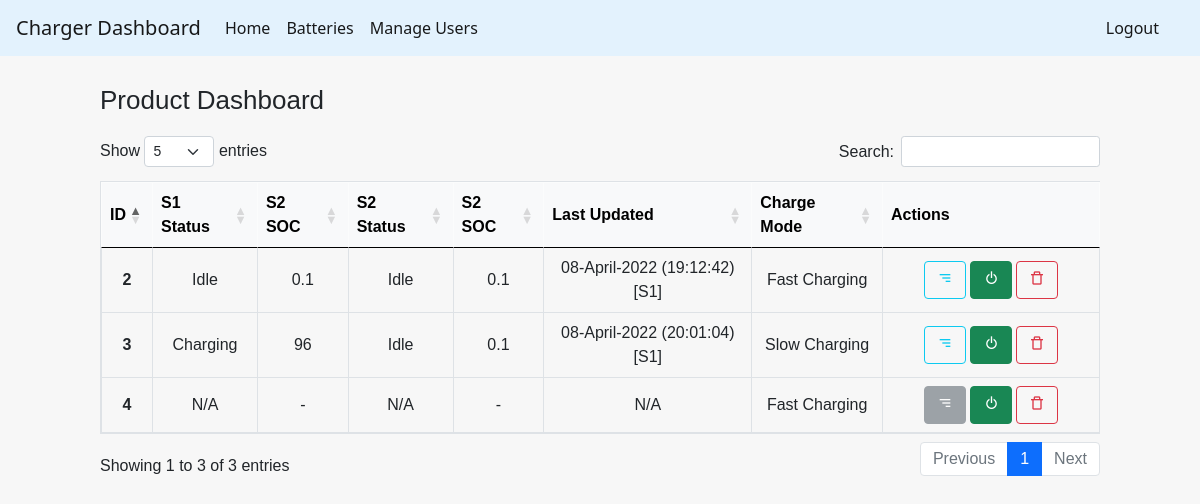
Screenshot of /home (signed in) with the database file from the repository.
### tables this page shows
CREATE TABLE charger_s1 (
    id integer primary key autoincrement,
    productId INTEGER,
    Status INTEGER,
    SN TEXT,
    Time TEXT,
    SoC INTEGER,
    SoH INTEGER,
    Volt REAL
    , chargeMode INTEGER);

CREATE TABLE charger_s2 (
    id integer primary key autoincrement,
    productId INTEGER,
    Status INTEGER,
    SN TEXT,
    Time TEXT,
    SoC INTEGER,
    SoH INTEGER,
    Volt REAL
    , chargeMode INTEGER);

### flaskWebsite.py (the view)
@app.route("/home", methods=["POST", "GET"])
def home():
    if "username" in session:
        if request.method == "POST":
            if request.form['submit_button'] == 'deleteIndexSubmit':
                print("DEL")
                print("================================================================")
                deviceSelect = request.form["deleteIndex"]
                con = sqlite3.connect(dbName)
                cur = con.cursor()
                cur.execute("DELETE FROM charger_s1 WHERE productId=?" , (deviceSelect,))
                cur.execute("DELETE FROM charger_s2 WHERE productId=?" , (deviceSelect,))
                cur.execute("DELETE FROM charger_device WHERE productId=?" , (deviceSelect,))
                con.commit()
                cur.close()
                print('index dropped')
                flash('Charger ' + deviceSelect + ' deleted', 'success')
                return redirect(url_for('home'))
            if request.form['submit_button'] == 'changeEnableSubmit':
                print("change status")
                print("================================================================")
                deviceSelect = request.form["changeEnableIndex"]
                con = sqlite3.connect(dbName)
                cur = con.cursor()
                cur.execute("SELECT * FROM charger_enable WHERE productId=?" , (deviceSelect,))
                row = cur.fetchone()
                if row[2] == 1:
                    setEn = 0
                    strFlash = ' disabled'
                else:
                    setEn = 1
                    strFlash = ' enabled'
                query = "Update charger_enable set productEnable = ? where productId = ?"
                cur.execute(query,[setEn,deviceSelect])
                con.commit()
                cur.close()
                print('info changed')
                flash('Charger ' + deviceSelect + strFlash, 'success')
                return redirect(url_for('home'))
        else:
            pass
        con = sqlite3.connect(dbName)
        cur = con.cursor()
        uniqueIDs1 = []
        uniqueIDs2 = []
        uniqueIDdev = []
        for row in cur.execute("SELECT DISTINCT productId FROM charger_s1 ORDER BY productId" ):
            uniqueIDs1.append(row[0])
        for row in cur.execute("SELECT DISTINCT productId FROM charger_s2 ORDER BY productId" ):
            uniqueIDs2.append(row[0])
        for row in cur.execute("SELECT DISTINCT productId FROM charger_device ORDER BY productId" ):
            uniqueIDdev.append(row[0])
        combineIDs = uniqueIDs1 + uniqueIDs2 + uniqueIDdev
        list_set = set(combineIDs)
        uniqueIDs = (list(list_set))
        print('uid')
        print(uniqueIDs)
        productCount = len(uniqueIDs)
        print(productCount)
        latestData = [ dict() for i in range(len(uniqueIDs))  ]
        for i in range(len(uniqueIDs)):
            cur.execute('SELECT * FROM charger_enable WHERE productId = ?', [str(uniqueIDs[i]),])
            lastRow = cur.fetchone()
            if (lastRow == None):
                query = "INSERT INTO charger_enable (productId, productEnable) values (?,?)"
                cur.execute(query, [uniqueIDs[i],1])
                con.commit()
                latestData[i]['enable'] = 1
            else:
                latestData[i]['enable'] = lastRow[2]
            latestData[i]['pid'] = uniqueIDs[i]
            cur.execute('SELECT * FROM charger_s1 WHERE productId = ' + str(uniqueIDs[i]) + ' ORDER BY id DESC LIMIT 1')
            lastRow = cur.fetchone()
            if (lastRow == None):
                latestData[i]['s1_stat'] = '-'
                latestData[i]['s1_soc'] = '-'
                latestData[i]['s1_latest'] = '-'
            else:
                latestData[i]['s1_stat'] = lastRow[2]
                latestData[i]['s1_soc'] = lastRow[5]
                latestData[i]['s1_latest'] = lastRow[4]
            cur.execute('SELECT * FROM charger_s2 WHERE productId = ' + str(uniqueIDs[i]) + ' ORDER BY id DESC LIMIT 1')
            lastRow = cur.fetchone()
            if (lastRow == None):
                latestData[i]['s2_stat'] = '-'
                latestData[i]['s2_soc'] = '-'
                latestData[i]['s2_latest'] = '-'
            else:
                latestData[i]['s2_stat'] = lastRow[2]
                latestData[i]['s2_soc'] = lastRow[5]
                latestData[i]['s2_latest'] = lastRow[4]
            cur.execute('SELECT * FROM charger_device WHERE productId = ' + str(uniqueIDs[i]) + ' ORDER BY id DESC LIMIT 1')
            lastRow = cur.fetchone()
            if (lastRow == None):
                latestData[i]['chgMode'] = '-'
            else:
                latestData[i]['chgMode'] = lastRow[2]
            try:
                dateS1 = datetime.strptime(latestData[i]['s1_latest'], '%y/%m/%d,%H:%M:%S')
                dateS2 = datetime.strptime(latestData[i]['s2_latest'], '%y/%m/%d,%H:%M:%S')
                if (dateS1>dateS2):
                    latestData[i]['latestSlot'] = 'S1'
                    timestampStr = dateS1.strftime("%d-%B-%Y (%H:%M:%S)")
                else:
                    latestData[i]['latestSlot'] = 'S2'
                    timestampStr = dateS2.strftime("%d-%B-%Y (%H:%M:%S)")
                latestData[i]['latestTime'] = timestampStr
            except:
                latestData[i]['latestSlot'] = '-'
                latestData[i]['latestTime'] = '-'
        for x in latestData:
            print(x)
        return render_template('displayGeneral.html', latest_data=latestData, product_count=productCount)
    else:
        return redirect(url_for('login'))

### templates/displayGeneral.html (shortened to what this page needs)
{% extends "base.html" %}
{% block styles %}
<link rel= "stylesheet" type= "text/css" href= "{{ url_for('static',filename='styles/main.css') }}">
{% endblock %}
{% block content %}
<div class="container-fluid">
    <div class="header"> Product Dashboard</div>
    <div class="device">
        <div class="table-responsive">
            <table id ="generalInfo" class="table table-bordered">
                <thead class="table-light">
                    <tr>
                        <th class="align-middle" scope="col">ID</th>
                        <th class="align-middle" scope="col">S1 Status</th>
                        <th class="align-middle" scope="col">S2 SOC</th>
                        <th class="align-middle" scope="col">S2 Status</th>
                        <th class="align-middle" scope="col">S2 SOC</th>
                        <th class="align-middle" scope="col">Last Updated</th>
                        <th class="align-middle" scope="col">Charge Mode</th>
                        <th class="align-middle" scope="col" >Actions</th>
                    </tr>
                </thead>
                <tbody>
                    {% for x in range (0, product_count) %}
                    <tr>
                        <th class="align-middle" scope="row">
                            {{ latest_data[x]['pid'] }}
                        </th>
                        <td class="align-middle">
                            {% if latest_data[x]['s1_stat'] == 0 %}
                                Idle
                            {% elif latest_data[x]['s1_stat'] == '-' %}
                                N/A
                            {% else %}
                                Charging
                            {% endif %}
                        </td>
                        <td class="align-middle">{{ latest_data[x]['s1_soc'] }}</td>
                        <td class="align-middle">
                            {% if latest_data[x]['s2_stat'] == 0 %}
                                Idle
                            {% elif latest_data[x]['s2_stat'] == '-' %}
                                N/A
                            {% else %}
                                Charging
                            {% endif %}
                        </td>
                        <td class="align-middle">{{ latest_data[x]['s2_soc'] }}</td>
                        <td class="align-middle">
                            {% if latest_data[x]['latestTime'] == '-' %}
                                N/A
                            {% else %}
                                {{ latest_data[x]['latestTime'] }}
                                [{{ latest_data[x]['latestSlot'] }}]
                            {% endif %}
                        </td>
                        <td class="align-middle">
                            {% if latest_data[x]['chgMode'] == 0 %}
                                Slow Charging
                            {% elif latest_data[x]['chgMode'] == 1 %}
                                Fast Charging
                            {% elif latest_data[x]['chgMode'] == '-' %}
                                N/A
                            {% else %}
                                Not Charging
                            {% endif %}
                        </td>
                        <td class="align-middle" style="width:200px">
                            <div class="btn-group">
                                {% set selection = latest_data[x]['pid'] %}
                                {% set displayArgs = "charger" + latest_data[x]['pid']|string %}
                                {% if latest_data[x]['s1_stat'] == '-' and latest_data[x]['s2_stat'] == '-' %}
                                    <span class="d-inline-block" tabindex="0" data-toggle="tooltip" title="Disabled. No charging data has been received">
                                        <button type="button" class="btn btn-secondary" disabled>
                                            <i class='bx bx-menu-alt-right' ></i>
                                        </button>
                                    </span>
                                {% else %}
                                    <button type="button" class="btn btn-outline-info rounded" onclick="window.location.href='{{ url_for( 'display' , deviceSelect=displayArgs ) }}';">
                                        <i class='bx bx-menu-alt-right' ></i>
                                    </button>
                                {% endif %}
                                <a> &nbsp </a>
                                {% if latest_data[x]['enable'] == 1 %}
                                    {% set classBtn = 'btn-success' %}
                                {% else %}
                                    {% set classBtn = 'btn-outline-success' %}
                                {% endif %}
                                <form action="#" method="post">
                                    <button type="submit" class="btn {{classBtn}}" name="submit_button" value="changeEnableSubmit">
                                        <i class='bx bx-power-off'></i>
                                    </button>
                                </form>
                                <a> &nbsp </a>
                                <button type="button" class="btn btn-outline-danger rounded" data-toggle="modal" data-target="#deleteRow{{x}}" >
                                    <i class='bx bx-trash-alt' ></i>
                                </button>
                            </div>
                        </td>
                    </tr>
                    {% endfor %}
                </tbody>
            </table>
        </div>
    </div>
</div>
{% endblock %}

### static/styles/main.css (style rules this page uses)
body { background-color: #f7f7f7; }
.header { padding-top: 25px; font-size: 26px; height:80px; }
.device { text-align: center; }
.container-fluid { padding: 0 100px; font-family: 'Quicksand', sans-serif; font-size: 16px; }

### rows the page displays
charger_s1: SoC "0.1"
charger_s2: SoC "0.1"
charger_s2: SoC "0.1"

### other values shown
{{ latest_data[x]['pid'] }} "2" "3" "4"
{{ latest_data[x]['latestTime'] }} "08-April-2022 (19:12:42)" "08-April-2022 (20:01:04)"
{{ latest_data[x]['latestSlot'] }} "S1" "S1"
{{ latest_data[x]['s1_soc'] }} "96" "-"
{{ latest_data[x]['s2_soc'] }} "-"
